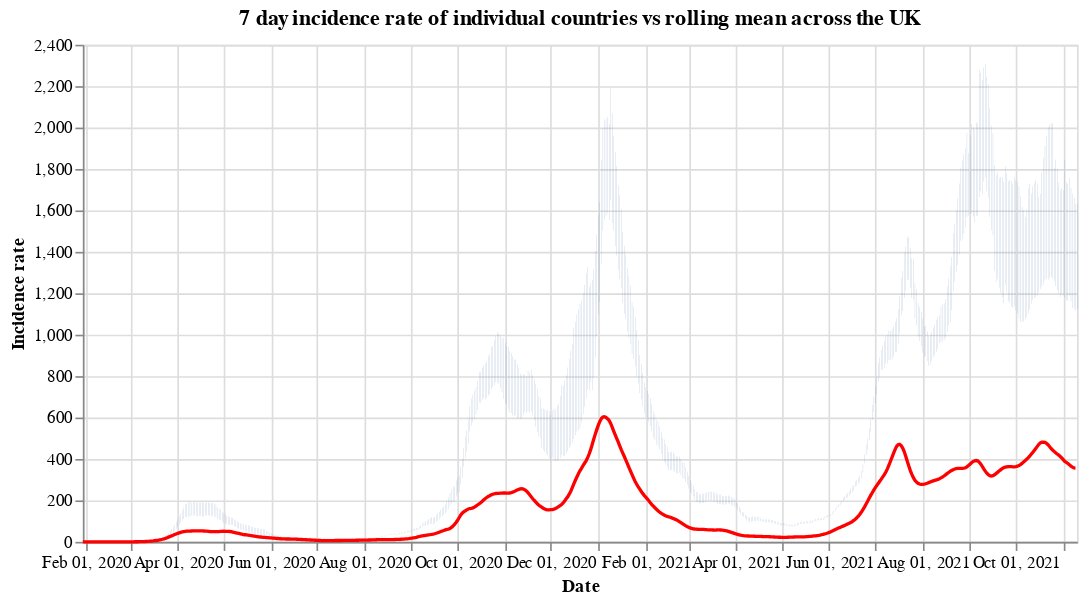

The notebook cell saved with this chart:
### Code cell
#collapse
countries = uk_cases['areaName'].unique()
countries.sort()

selection = alt.selection_single(
    name='Select',
    fields=['areaName'],
    init={'areaName': 'Wales'},
    bind={'areaName': alt.binding_select(options=countries)}
)

# scatter plot, modify opacity based on selection
bars = alt.Chart(uk_cases).mark_bar().add_selection(
    selection
).encode(
    x=alt.X("yearmonthdate(date):T", axis=alt.Axis(title='Date')),
    y=alt.Y("weeklyCasesRate:Q", axis=alt.Axis(title='Incidence rate')),
    tooltip='weeklyCasesRate:Q',
    opacity=alt.condition(selection, alt.value(1), alt.value(0))
).properties(title=f'7 day incidence rate of individual countries vs rolling mean across the UK', width=600)

line = alt.Chart(overview_cases).mark_line(
    color='red',
    size=2,
).transform_window(
    rolling_mean='mean(weeklyCasesRate)',
    frame=[0, 7]
).encode(
    x='yearmonthdate(date):T',
    y='rolling_mean:Q'
)

alt.layer(bars, line)

### Figure 1 — Vega-Lite specification as saved in the notebook (floating-point values rounded to 4 significant figures; data arrays with more than 128 entries replaced by an {"elided": "..."} marker saying what was removed)
{"config": {"view": {"continuousWidth": 400, "continuousHeight": 300}}, "layer": [{"data": {"name": "data-a1c6ecb68f26f03ccf3dbec0c0dddaff"}, "mark": "bar", "encoding": {"opacity": {"condition": {"value": 1, "selection": "Select"}, "value": 0}, "tooltip": {"type": "quantitative", "field": "weeklyCasesRate"}, "x": {"type": "temporal", "axis": {"title": "Date"}, "field": "date", "timeUnit": "yearmonthdate"}, "y": {"type": "quantitative", "axis": {"title": "Incidence rate"}, "field": "weeklyCasesRate"}}, "selection": {"Select": {"type": "single", "fields": ["areaName"], "init": {"areaName": "Wales"}, "bind": {"areaName": {"input": "select", "options": ["England", "Northern Ireland", "Scotland", "Wales"]}}}}, "title": "7 day incidence rate of individual countries vs rolling mean across the UK", "width": 600}, {"data": {"name": "data-28a0638e4217759427587bfb8d662beb"}, "mark": {"type": "line", "color": "red", "size": 2}, "encoding": {"x": {"type": "temporal", "field": "date", "timeUnit": "yearmonthdate"}, "y": {"type": "quantitative", "field": "rolling_mean"}}, "transform": [{"window": [{"op": "mean", "field": "weeklyCasesRate", "as": "rolling_mean"}], "frame": [0, 7]}]}], "$schema": "https://vega.github.io/schema/vega-lite/v4.8.1.json", "datasets": {"data-a1c6ecb68f26f03ccf3dbec0c0dddaff": {"elided": "2508 records"}, "data-28a0638e4217759427587bfb8d662beb": {"elided": "650 records"}}}
